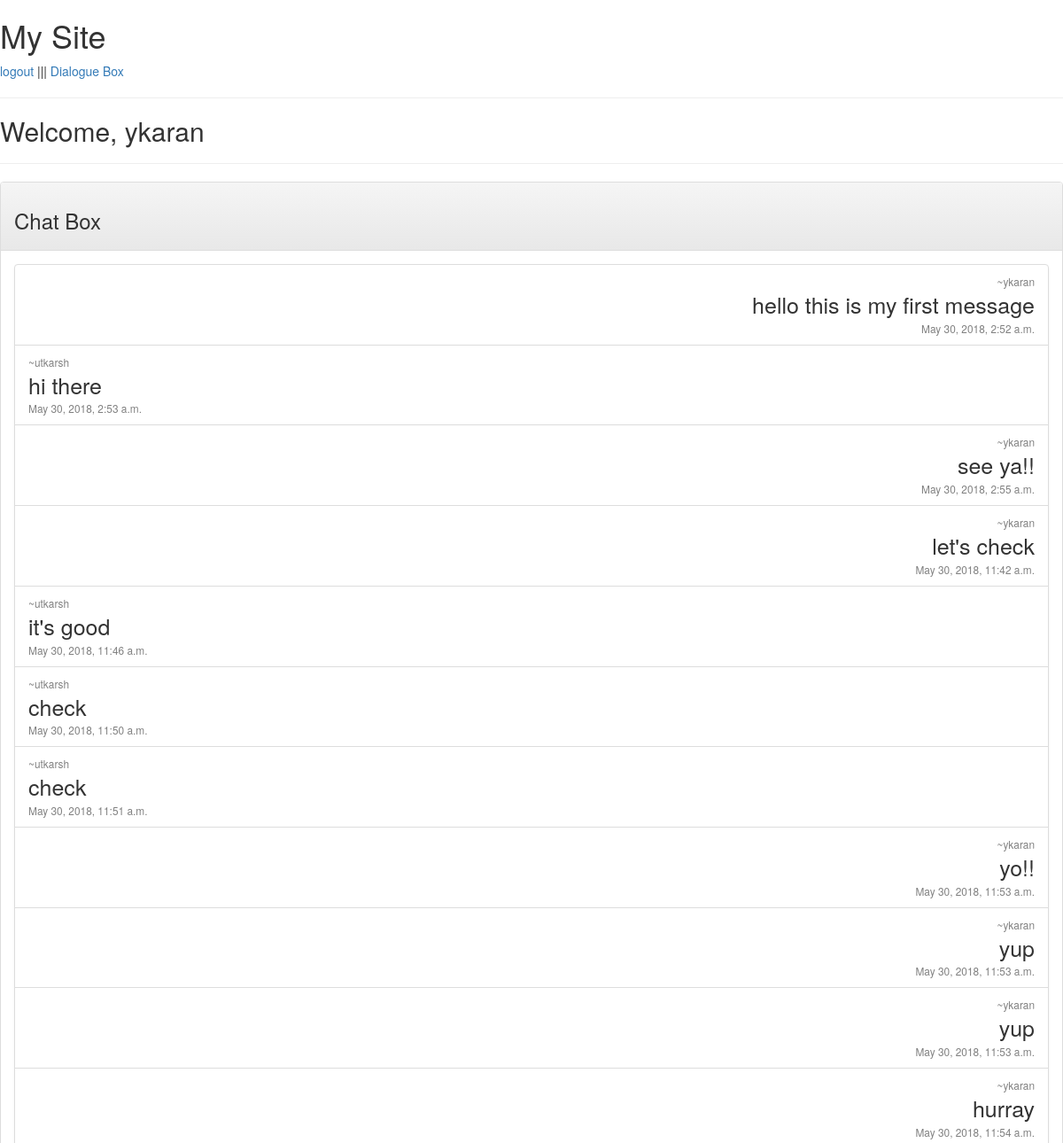
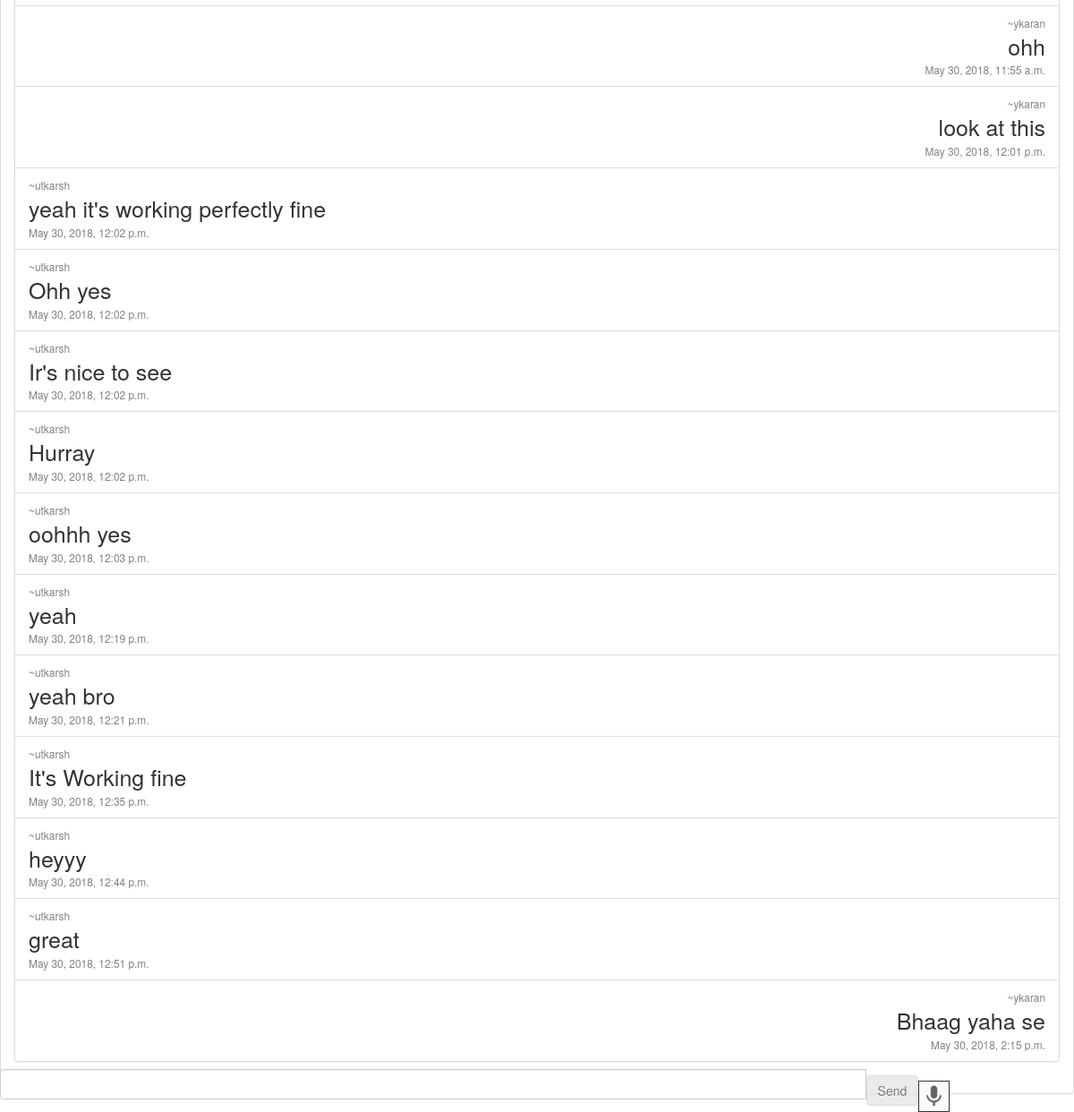
The app's page / (signed in), older data (2 pictures, top to bottom).
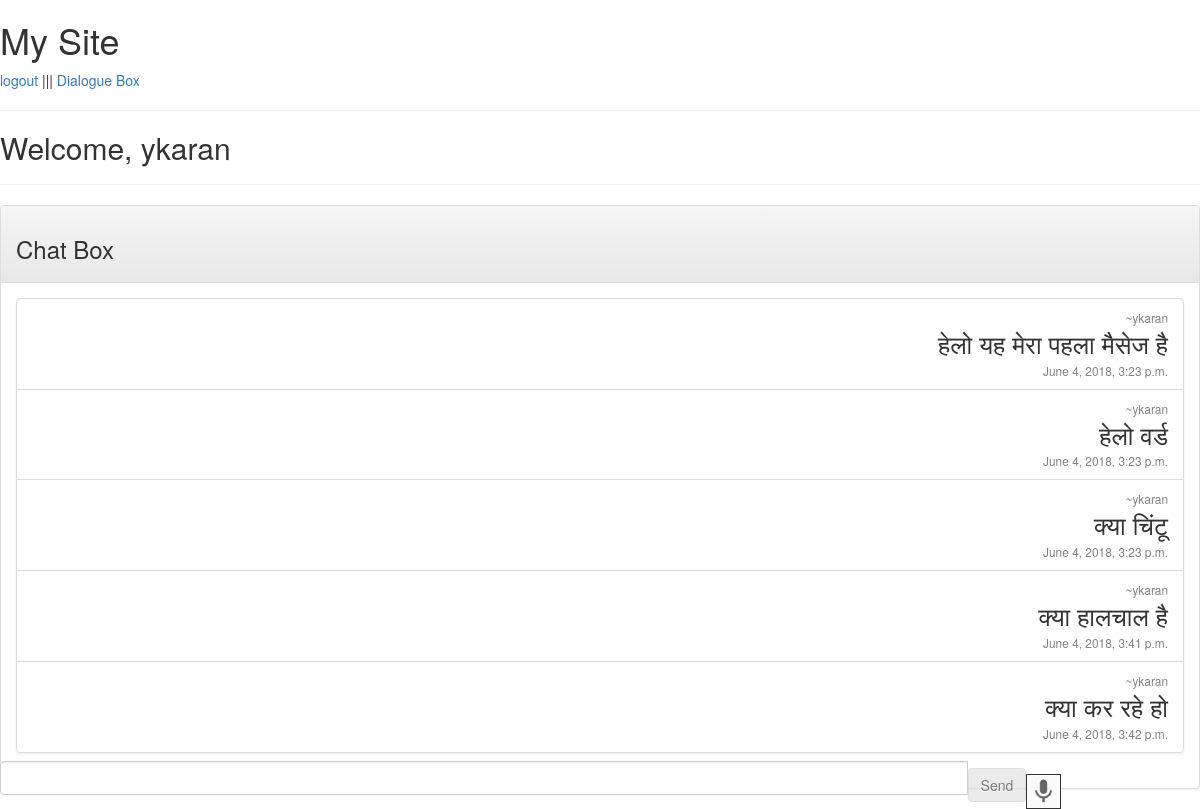
The same page, newer data.
### index/models.py (models this page shows, shortened)
class Chat(models.Model):
    created= models.DateTimeField(auto_now_add=True)
    user = models.ForeignKey(User)
    message = models.CharField(max_length=300, null=True)

### index/views.py (the view)
# urls.py: url(r'^$', index_views.home, name='home'),
@login_required
def home(request):
    c=Chat.objects.all()
    return render(request, 'home.html',{'home':'active','chat':c})

### index/templates/home.html (shortened to what this page needs)
{% load staticfiles %}
<html>
	<head>
		<link rel="stylesheet" href="//maxcdn.bootstrapcdn.com/bootstrap/3.3.7/css/bootstrap.min.css">
        	<link rel="stylesheet" href="//maxcdn.bootstrapcdn.com/bootstrap/3.3.5/css/bootstrap-theme.min.css">
	</head>
	<body onload='window.scrollBy(0, off.top)'>
	<header>
		<h1>My Site</h1>
		{% if user.is_authenticated %}
			<a href="{% url 'logout' %}">logout</a> ||| <a href="{% url 'Dialogue' %}">Dialogue Box</a>
		{% else %}
			<a href="{% url 'login' %}">login</a> |||| <a href="{% url 'signup' %}">Sign Up</a>
		{% endif %}
		<hr>
	</header>
		<h2>Welcome, {{user.username}}</h2>
	<hr>
	<div id="chat-body" class="panel panel-default">
		<div class="panel-heading"><h3>Chat Box</h3></div>
			<div id="msg-list-div" class="panel-body">
				<ul id="msg-list" class="list-group">
					{% for obj in chat %}
						{% if obj.user == request.user %}
							<li class='text-right list-group-item'><small style="color:grey">~{{ obj.user }} </small><br><span style="font-size:25px">{{ obj.message }}</span><br><small style="color:grey">{{ obj.created }}</small></li>
						{% else %}
							<li class='text-left list-group-item'><small style="color:grey">~{{ obj.user }} </small><br><span style="font-size:25px">{{ obj.message }}</span><br><small style="color:grey">{{ obj.created }} </small></li>
						{% endif %}
					{% empty %}
						<li class='text-right list-group-item'>No messages yet!</li>
					{% endfor %}
				</ul>
			</div>
	</div>
	<form id="chat-form" method="post" action="/post/">
		<div id="chat-bottom" style="bottom:0 ; position: fixed;" class="input-group">
			<input type="text" id="chat-msg" name="chat-msg" class="form-control"/>
			<span class="input-group-btn">
				<input class="btn btn-default" style="display:inline-block" id="send" type="submit" value="Send"/>
			</span>
			<img onclick="startDictation()" id="mic" style="border:1px  solid;display:inline-block;right:0px" height="35px" width="35px"  src="{% static 'css/mic-active.png' %}">
		</div>
	</form>
	</body>
</html>

### index/templates/home.html (style rules this page uses)
#mic { cursor:pointer; }

Row changes from the older to the newer data that the page shows:
removed Chat: user "utkarsh", message "hi there", created "May 30, 2018, 2:53 a.m."
removed Chat: user "utkarsh", message "it's good", created "May 30, 2018, 11:46 a.m."
removed Chat: user "utkarsh", message "check", created "May 30, 2018, 11:50 a.m."
removed Chat: user "utkarsh", message "check", created "May 30, 2018, 11:51 a.m."
removed Chat: user "ykaran", message "yo!!", created "May 30, 2018, 11:53 a.m."
removed Chat: user "ykaran", message "yup", created "May 30, 2018, 11:53 a.m."
removed Chat: user "ykaran", message "yup", created "May 30, 2018, 11:53 a.m."
removed Chat: user "ykaran", message "hurray", created "May 30, 2018, 11:54 a.m."
removed Chat: user "ykaran", message "ohh", created "May 30, 2018, 11:55 a.m."
removed Chat: user "ykaran", message "look at this", created "May 30, 2018, 12:01 p.m."
removed Chat: user "utkarsh", message "yeah it's working perfectly fine", created "May 30, 2018, 12:02 p.m."
removed Chat: user "utkarsh", message "Ohh yes", created "May 30, 2018, 12:02 p.m."
removed Chat: user "utkarsh", message "Ir's nice to see", created "May 30, 2018, 12:02 p.m."
removed Chat: user "utkarsh", message "Hurray", created "May 30, 2018, 12:02 p.m."
removed Chat: user "utkarsh", message "oohhh yes", created "May 30, 2018, 12:03 p.m."
removed Chat: user "utkarsh", message "yeah", created "May 30, 2018, 12:19 p.m."
removed Chat: user "utkarsh", message "yeah bro", created "May 30, 2018, 12:21 p.m."
removed Chat: user "utkarsh", message "It's Working fine", created "May 30, 2018, 12:35 p.m."
removed Chat: user "utkarsh", message "heyyy", created "May 30, 2018, 12:44 p.m."
removed Chat: user "utkarsh", message "great", created "May 30, 2018, 12:51 p.m."
removed Chat: user "ykaran", message "Bhaag yaha se", created "May 30, 2018, 2:15 p.m."
changed Chat: message "hello this is my first message" → "हेलो यह मेरा पहला मैसेज है"; created "May 30, 2018, 2:52 a.m." → "June 4, 2018, 3:23 p.m."
added Chat: user "ykaran", message "हेलो वर्ड", created "June 4, 2018, 3:23 p.m."
changed Chat (number 3 of 5 on the later page): message "see ya!!" → "क्या चिंटू"; created "May 30, 2018, 2:55 a.m." → "June 4, 2018, 3:23 p.m."
changed Chat: message "let's check" → "क्या हालचाल है"; created "May 30, 2018, 11:42 a.m." → "June 4, 2018, 3:41 p.m."
added Chat: user "ykaran", message "क्या कर रहे हो", created "June 4, 2018, 3:42 p.m."
